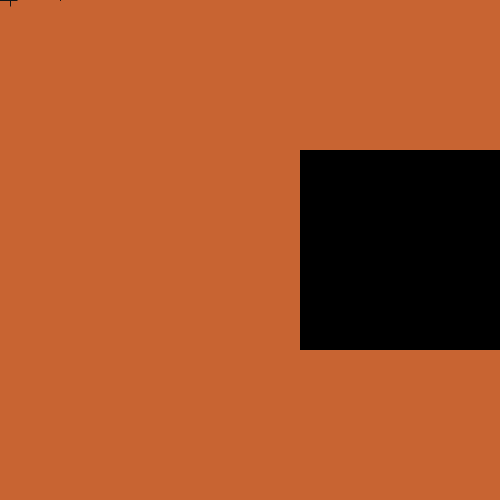
Frame 1 (no input)
Frame 60 (the mouse pressed at the canvas centre just before this capture): identical to frame 1, image omitted
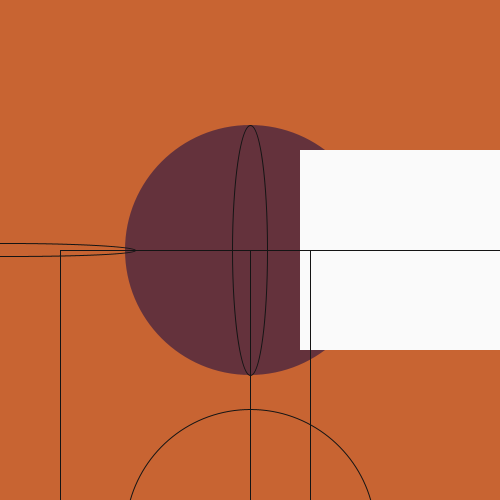
Frame 120 (the mouse held since frame 60 and released just before this capture)

The Processing sketch that drew these frames (run headless with seeded random() and noise(); from frame 60 on, the mouse is pressed at the canvas centre):

// Processing sketch: processing_64271
// ── processing_64271.pde

void setup() {
  size(500,500);
  smooth();
  
}
 
void draw() {
  background(200,100,50);
  noStroke();
  fill(100,50,60);
  ellipse(mouseY,mouseY,mouseY,mouseX);
   
  fill(mouseX,mouseY,mouseX);
  rect(300,150,200,200);
   
noFill();
stroke(20);
ellipse(10,mouseY,mouseY,13);
ellipse(mouseY,mouseY,35,mouseY);
rect(mouseX,mouseX,mouseX,mouseX);
ellipse(mouseY,534,mouseY,mouseX);
rect(60,mouseX,mouseX,mouseY);
 
}
